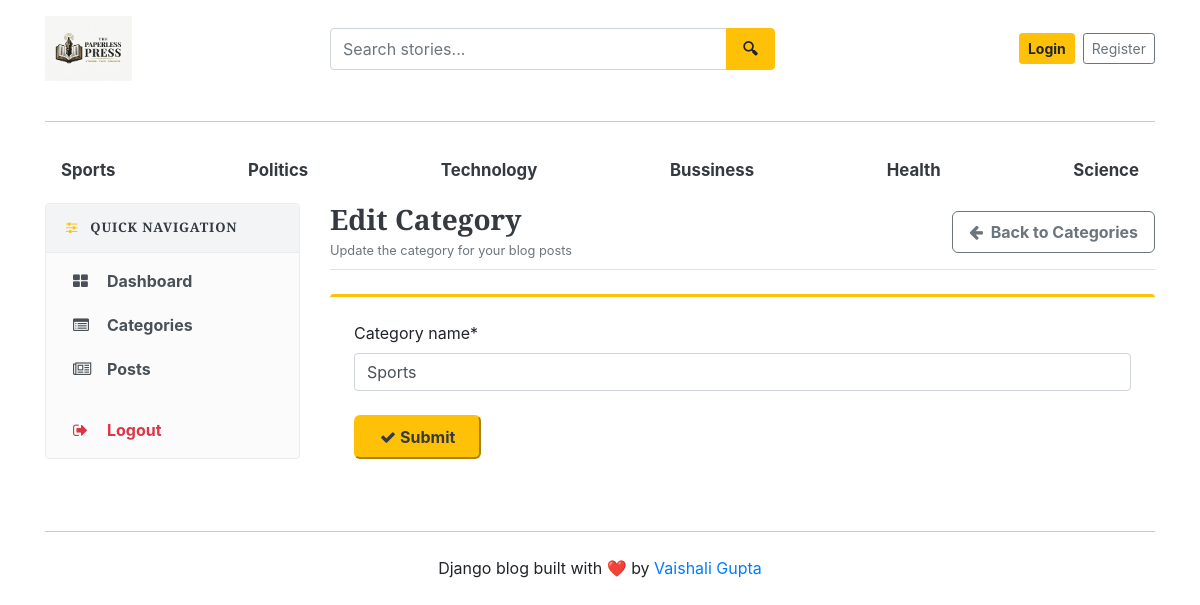
Before: /dashboard/categories/edit/1 with the older database file.
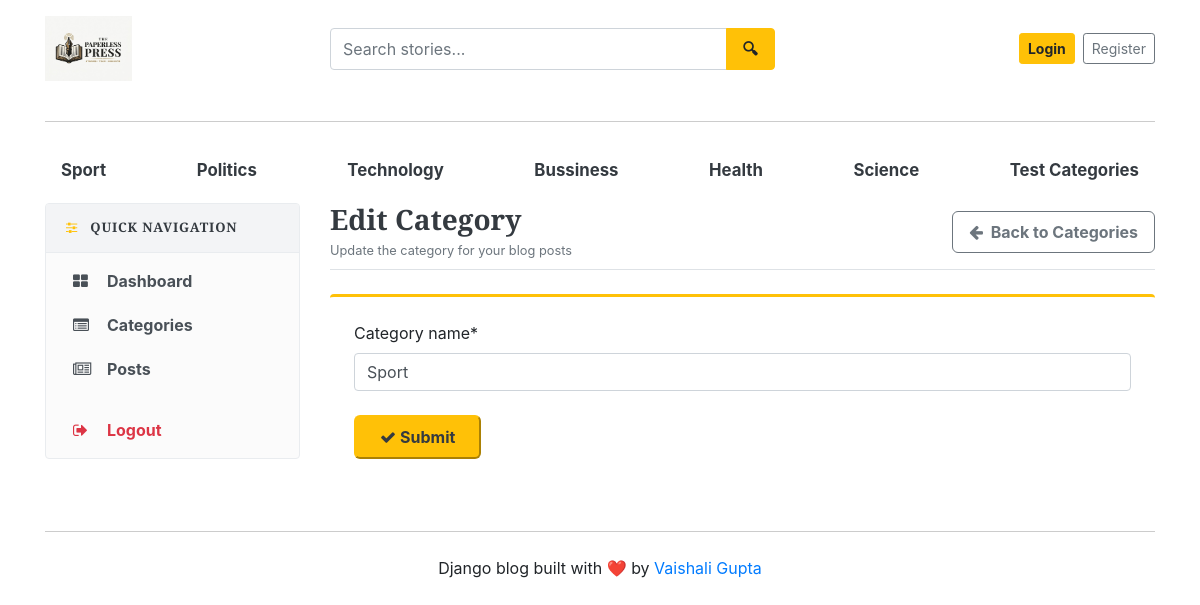
After: the same page with the newer database file.
### blogs/models.py (models this page shows, shortened)
class Category(models.Model):
    category_name=models.CharField(max_length=50, unique=True)
    created_at = models.DateTimeField(auto_now_add=True)
    updated_at = models.DateTimeField(auto_now=True)
    class Meta :
        verbose_name_plural= 'categories'

### dashboards/views.py (the view)
# urls.py: path('categories/edit/<int:pk>',  views.edit_category, name='edit_category'),
def edit_category(request,pk):
    category = get_object_or_404(Category, pk=pk)
    if request.method=='POST':
        form = CategoryForm(request.POST, instance=category)
        if form.is_valid():
            form.save()
            return redirect('categories')
    form=CategoryForm(instance=category) # pass instance here
    context={
        'form':form,
        'category':category
    }
    return render(request, 'dashboard/edit_category.html', context)

### dashboards/forms.py
class CategoryForm(forms.ModelForm):
    class Meta:
        model=Category
        fields='__all__'

### blogs/context_processors.py (called while the page is built)
def get_categories(request):
    categories=Category.objects.all()
    return dict(categories=categories)

def get_social_links(request):
    social_links = SocialLink.objects.all()
    about = About.objects.first()  # first entry nikal lega
    return dict(social_links=social_links, about=about)

### templates/dashboard/edit_category.html (shortened to what this page needs)
{% extends 'base.html' %}
{% block content %}
{% load crispy_forms_tags %}
<div class="row">
    {% include 'dashboard/sidebar.html' %}
    <div class="col-md-9 mb-4">
        <div class="d-flex justify-content-between align-items-center mb-4 pb-2 border-bottom">
            <div>
                <h3 class="font-weight-bold text-dark m-0">Edit Category</h3>
                <small class="text-muted">Update the category for your blog posts</small>
            </div>
            <a href="{% url 'categories' %}" class="btn btn-outline-secondary font-weight-bold shadow-sm px-3 py-2" style="border-radius: 6px;">
                <i class="fa fa-arrow-left mr-1"></i> Back to Categories
            </a>
        </div>
        <div class="card border-0 shadow-sm rounded-lg p-4 bg-white" style="border-top: 3px solid #ffc107 !important;">
            <form action="{% url 'edit_category' category.id %}" method="POST">
                {{form | crispy}}
                <button type="submit" class="btn-warning font-weight-bold text-dark px-4 py-2 mt-2 shadow-sm" style="border-radius: 6px;">
                    <i class="fa fa-check mr-1"></i>Submit
                </button>
            </form>
        </div>
    </div>
</div>
{% endblock %}

### templates/base.html (shortened to what this page needs)
{% load static %}
<!DOCTYPE html>
<html lang="en">
<head>
    <link href="https://getbootstrap.com/docs/4.0/dist/css/bootstrap.min.css" rel="stylesheet">
    <link href="{% static 'css/blog.css' %}" rel="stylesheet">
    <link rel="stylesheet" href="https://cdnjs.cloudflare.com/ajax/libs/font-awesome/4.7.0/css/font-awesome.min.css">
</head>
<body>
    <div class="container">
      <header class="blog-header py-3">
        <div class="row align-items-center">
          <div class="col-6 col-md-3">
            <a href="/" class="d-inline-block">
              <img src="{% static 'images/logo.jpeg' %}"
                   alt="The Paperless Press"
                   style="height: 65px; max-width: 100%; object-fit: contain;">
            </a>
          </div>
          <div class="col-6 col-md-4 order-md-3 d-flex justify-content-end align-items-center">
            {% if not user.is_authenticated %}
              <a class="btn btn-sm btn-warning font-weight-bold mr-2 text-nowrap" href="{% url 'login' %}">Login</a>
              <a class="btn btn-sm btn-outline-secondary text-nowrap" href="{% url 'register' %}">Register</a>
            {% else %}
              <a class="btn btn-sm btn-warning font-weight-bold mr-2 text-nowrap" href="{% url 'dashboard' %}">Dashboard</a>
              <a class="btn btn-sm btn-warning font-weight-bold text-nowrap" href="{% url 'logout' %}">Logout</a>
            {% endif %}
          </div>
          <div class="col-12 col-md-5 order-md-2 mt-3 mt-md-0">
            <form action="{% url 'search' %}" method="GET" class="m-0">
              <div class="input-group">
                <input type="text"
                       class="form-control"
                       name="keyword"
                       value="{{ keyword }}"
                       placeholder="Search stories..."
                       style="height: 42px; border-radius: 4px 0 0 4px; border: 1.5px solid #ced4da;">
                <div class="input-group-append">
                  <button class="btn btn-warning"
                          type="submit"
                          style="height: 42px; padding: 0 16px; border-radius: 0 4px 4px 0; font-weight: 600;">
                    🔍︎
                  </button>
                </div>
              </div>
            </form>
          </div>
        </div>
      </header>
      <hr class="my-4" style="border-top: 1px solid #cccccc;">
      <div class="nav-scroller py-1 mb-2">
        <nav class="nav d-flex justify-content-between">
          {% for cat in categories %}
          <a class="px-3 py-2 text-dark font-weight-bold"
            href="{% url 'posts_by_category' cat.id %}"
            style="font-size: 1.05rem; border-radius: 8px; text-decoration: none; transition: background 0.2s ease;"
            onmouseover="this.style.backgroundColor='#e9ecef';"
            onmouseout="this.style.backgroundColor='transparent';">
               {{cat.category_name}}
          </a>
          {% endfor %}
        </nav>
      </div>
{% block content %}
{% endblock %}
<hr class="my-4" style="border-top: 1px solid #cccccc;">
<footer class="blog-footer text-center">
  <p>Django blog built with ❤️ by <a href="#">Vaishali Gupta</a></p>
</footer>
</body>
</html>

Changed rows visible on the page:
changed Category: category_name "Sports" → "Sport"
added Category: category_name "Test Categories"
